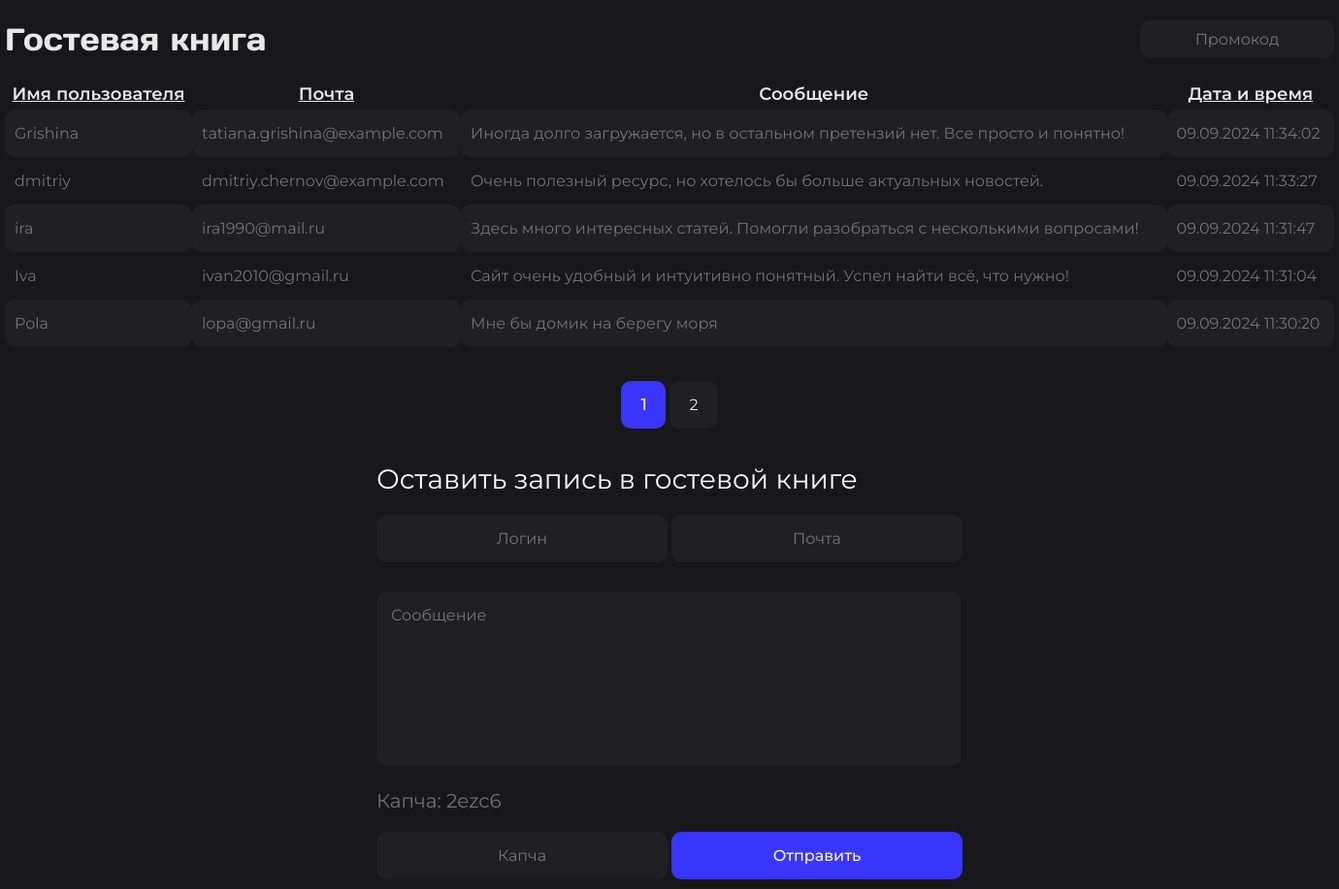
The page / on the database its author committed.
### tables this page shows
CREATE TABLE `message` (
  `id` int NOT NULL,
  `username` varchar(255) NOT NULL,
  `email` varchar(255) NOT NULL,
  `description` varchar(255) NOT NULL,
  `date` varchar(255) NOT NULL,
  `ip` varchar(255) NOT NULL,
  `browser` varchar(255) NOT NULL
);

### index.php (the view, shortened to what this page needs)
<?php
    require_once "settings/system.php";
?>
<!DOCTYPE html>
<html lang="ru">
<head>
    <link rel="stylesheet" href="style/main.css">
</head>
<body>
    <div class="container">
        <div class="headerType">
            <p class="headerText">Гостевая книга</p>
            <form action="" method="POST">
                <input type="text" name="promo" placeholder="Промокод">
            </form>
        </div>
        <table>
            <thead>
                <thead>
                    <td><?php echo sort_link_th('Имя пользователя', 'username_asc', 'username_desc'); ?></td>
                    <td><?php echo sort_link_th('Почта', 'email_asc', 'email_desc'); ?></td>
                    <td>Сообщение</td>
                    <td><?php echo sort_link_th('Дата и время', 'date_asc', 'date_desc'); ?></td>
                </thead>
            </thead>
            <tbody>
                <?php
                    require_once "settings/connect.php";
                    $limit = 5;
                    $result = mysqli_query($db_server, "SELECT COUNT(*) as count FROM message");
                    $row = mysqli_fetch_assoc($result);
                    $total_records = $row['count'];
                    $total_pages = ceil($total_records / $limit);
                    $current_page = isset($_GET['page']) ? (int)$_GET['page'] : 1;
                    $offset = ($current_page - 1) * $limit;
                    $query = "SELECT * FROM message ORDER BY {$sort_sql} LIMIT $limit OFFSET $offset";
                    $result = mysqli_query($db_server, $query);
                    $unsit = "";
                    if($unsit == ""){
                        if(mysqli_num_rows($result)>0) {
                            while($row = mysqli_fetch_array($result, MYSQLI_ASSOC))
                            {
                                echo
                                    "<tr>
                                        <td>" . $row['username'] . "</td>
                                        <td>" . $row['email'] . "</td>
                                        <td>" . $row['description'] . "</td>
                                        <td>" . date("d.m.Y H:i:s", $row['date']) . "</td>
                                    </tr>";
                            }
                        }
                    }
                ?>
            </tbody>
        </table>
        <div class="pagination">
            <?php
                for ($i = 1; $i <= $total_pages; $i++) {
                    $sort_param = isset($_GET['sort']) ? '&sort=' . htmlspecialchars($sort) : '';
                    if ($i == $current_page) {
                        echo "<strong>$i</strong> ";
                    } else {
                        echo "<a href='?page=$i$sort_param'>$i</a> ";
                    }
                }
            ?>
        </div>
        <form action="" class="form" method="POST">
            <p>Оставить запись в гостевой книге</p>
            <input type="text" name="username" placeholder="Логин" required>
            <input type="email" name="email" placeholder="Почта" required>
            <br>
            <textarea name="description" class="description" placeholder="Сообщение" required></textarea>
            <p class="infotext">Капча: <?echo $_SESSION['captha']?></p>
            <input type="text" name="captcha" placeholder="Капча" required>
            <input type="submit" value="Отправить" name="but" class="but">
        </form>
        <?php
            exit();
        ?>

### settings/system.php (shortened to what this page needs)
<?php
    function sort_link_th($title, $a, $b) {
        $sort = @$_GET['sort'];
        if ($sort == $a) {
            return '<a class="active" href="?sort=' . $b . '">' . $title . ' <i>▲</i></a>';
        } elseif ($sort == $b) {
            return '<a class="active" href="?sort=' . $a . '">' . $title . ' <i>▼</i></a>';
        } else {
            return '<a href="?sort=' . $a . '">' . $title . '</a>';
        }
    }
    $sort_list = array(
        'username_asc'   => '`username`',
        'username_desc'  => '`username` DESC',
        'email_asc'  => '`email`',
        'email_desc' => '`email` DESC',
        'date_asc'   => '`date`',
        'date_desc'  => '`date` DESC',
    );
    $sort = @$_GET['sort'];
    if (array_key_exists($sort, $sort_list)) {
        $sort_sql = $sort_list[$sort];
    } else {
        $sort_sql = "`message`.`date` DESC";
    }
?>

### style/main.css (style rules this page uses)
* { padding: 0; margin: 0; }
.container { width: 1370px; margin: 0 auto; }
body { background-color: #18181B; }
h2,p,a,strong,td,th { color: #E8E8E8; }
.headerType { display: flex; justify-content: space-between; align-items: center; margin-top: 20px; }
.headerType .headerText { font-family: days; font-size: 32px; }
.headerType form input { width: 200px; text-align: center; font-size: 16px; padding: 10px 0px; background-color: #202022; border-radius: 10px; border: none; color: #737375; font-family: Montserrat-Regular; outline: none; }
table { width: 100%; margin-top: 20px; border-collapse: collapse; }
table thead td { font-weight: bold; padding: 5px; font-family: Montserrat-SemiBold; text-align: center; font-size: 18px; }
table tbody td { padding: 15px 10px; text-align: left; color: #737375; border-radius: 10px; font-family: Montserrat-Regular; }
table tbody tr:nth-child(odd) { background-color: #202022; }
.pagination { margin: 50px 0px; font-family: Montserrat-Regular; text-align: center; }
.pagination a,strong { padding: 15px 20px; background-color: #202022; border-radius: 10px; text-decoration: none; transition: 0.3s; }
.pagination strong { background-color: #3A35FB; }
.form { margin-top: 100px; width: 604px; margin: 0 auto; }
.form p { color: #fff; font-size: 28px; font-family: Montserrat-Regular; }
.form input { width: 300px; text-align: center; font-size: 16px; padding: 15px 0px; background-color: #202022; border-radius: 10px; margin-bottom: 10px; border: none; color: #737375; font-family: Montserrat-Regular; outline: none; margin-top: 20px; }
.form textarea { margin: 20px 0px; width: 572px; height: 150px; padding: 15px; resize: none; border: none; outline: none; border-radius: 10px; color: #737375; font-family: Montserrat-Regular; background-color: #202022; font-size: 16px; }
.form .infotext { font-size: 20px; color: #737375; -webkit-touch-callout: none; -webkit-user-select: none; -khtml-user-select: none; -moz-user-select: none; -ms-user-select: none; user-select: none; }
.form .but { cursor: pointer; background-color: #3A35FB; margin-top: 10px; transition: all 0.8s; font-family: Montserrat-Medium; color: #F7F7F7; }

### rows shown on the page
message: username "Grishina", email "tatiana.grishina@example.com", description "Иногда долго загружается, но в остальном претензий нет. Все просто и понятно!", date "09.09.2024 11:34:02"
message: username "dmitriy", email "dmitriy.chernov@example.com", description "Очень полезный ресурс, но хотелось бы больше актуальных новостей.", date "09.09.2024 11:33:27"
message: username "ira", email "ira1990@mail.ru", description "Здесь много интересных статей. Помогли разобраться с несколькими вопросами!", date "09.09.2024 11:31:47"
message: username "Iva", email "ivan2010@gmail.ru", description "Сайт очень удобный и интуитивно понятный. Успел найти всё, что нужно!", date "09.09.2024 11:31:04"
message: username "Pola", email "lopa@gmail.ru", description "Мне бы домик на берегу моря", date "09.09.2024 11:30:20"

### other values the page prints
$title "Имя пользователя Почта Дата и время"
$_SESSION['captha'] "2ezc6"
